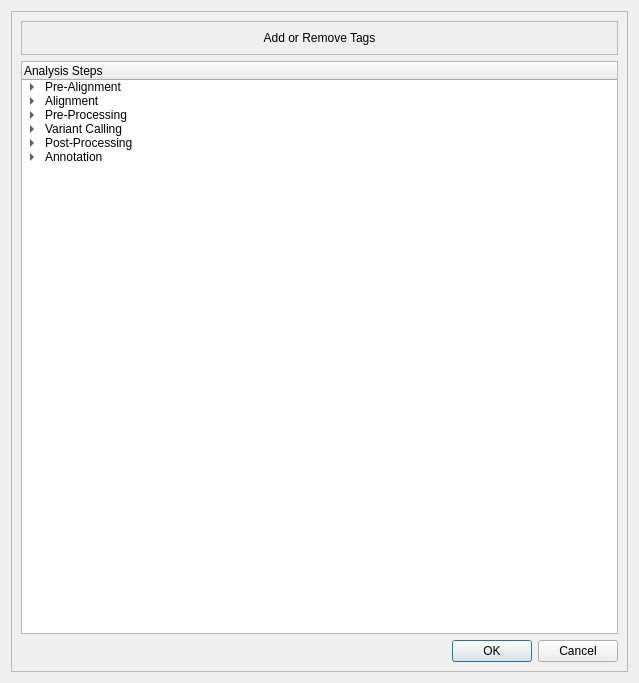
<?xml version="1.0" encoding="UTF-8"?>
<ui version="4.0">
 <class>Form</class>
 <widget class="QWidget" name="Form">
  <property name="geometry">
   <rect>
    <x>0</x>
    <y>0</y>
    <width>639</width>
    <height>683</height>
   </rect>
  </property>
  <property name="sizePolicy">
   <sizepolicy hsizetype="Expanding" vsizetype="Preferred">
    <horstretch>0</horstretch>
    <verstretch>0</verstretch>
   </sizepolicy>
  </property>
  <property name="windowTitle">
   <string>Form</string>
  </property>
  <layout class="QVBoxLayout" name="verticalLayout">
   <item>
    <widget class="QFrame" name="frame">
     <property name="sizePolicy">
      <sizepolicy hsizetype="Expanding" vsizetype="Preferred">
       <horstretch>0</horstretch>
       <verstretch>0</verstretch>
      </sizepolicy>
     </property>
     <property name="frameShape">
      <enum>QFrame::StyledPanel</enum>
     </property>
     <property name="frameShadow">
      <enum>QFrame::Raised</enum>
     </property>
     <layout class="QVBoxLayout" name="verticalLayout_2">
      <item>
       <widget class="QFrame" name="frame_2">
        <property name="frameShape">
         <enum>QFrame::StyledPanel</enum>
        </property>
        <property name="frameShadow">
         <enum>QFrame::Raised</enum>
        </property>
        <layout class="QVBoxLayout" name="verticalLayout_3">
         <item>
          <widget class="QLabel" name="label">
           <property name="sizePolicy">
            <sizepolicy hsizetype="Preferred" vsizetype="Fixed">
             <horstretch>0</horstretch>
             <verstretch>1</verstretch>
            </sizepolicy>
           </property>
           <property name="text">
            <string>Add or Remove Tags</string>
           </property>
           <property name="alignment">
            <set>Qt::AlignCenter</set>
           </property>
          </widget>
         </item>
        </layout>
       </widget>
      </item>
      <item>
       <widget class="QTreeWidget" name="treeWidget">
        <property name="enabled">
         <bool>true</bool>
        </property>
        <property name="sizePolicy">
         <sizepolicy hsizetype="Expanding" vsizetype="Expanding">
          <horstretch>0</horstretch>
          <verstretch>1</verstretch>
         </sizepolicy>
        </property>
        <property name="minimumSize">
         <size>
          <width>461</width>
          <height>548</height>
         </size>
        </property>
        <property name="maximumSize">
         <size>
          <width>16777215</width>
          <height>16777215</height>
         </size>
        </property>
        <property name="acceptDrops">
         <bool>false</bool>
        </property>
        <property name="autoFillBackground">
         <bool>true</bool>
        </property>
        <property name="selectionBehavior">
         <enum>QAbstractItemView::SelectRows</enum>
        </property>
        <property name="textElideMode">
         <enum>Qt::ElideRight</enum>
        </property>
        <property name="autoExpandDelay">
         <number>-1</number>
        </property>
        <property name="indentation">
         <number>20</number>
        </property>
        <property name="rootIsDecorated">
         <bool>true</bool>
        </property>
        <property name="animated">
         <bool>true</bool>
        </property>
        <property name="allColumnsShowFocus">
         <bool>false</bool>
        </property>
        <property name="headerHidden">
         <bool>false</bool>
        </property>
        <property name="columnCount">
         <number>1</number>
        </property>
        <attribute name="headerVisible">
         <bool>true</bool>
        </attribute>
        <attribute name="headerCascadingSectionResizes">
         <bool>true</bool>
        </attribute>
        <attribute name="headerDefaultSectionSize">
         <number>300</number>
        </attribute>
        <attribute name="headerHighlightSections">
         <bool>false</bool>
        </attribute>
        <attribute name="headerMinimumSectionSize">
         <number>100</number>
        </attribute>
        <attribute name="headerShowSortIndicator" stdset="0">
         <bool>false</bool>
        </attribute>
        <attribute name="headerStretchLastSection">
         <bool>true</bool>
        </attribute>
        <column>
         <property name="text">
          <string>Analysis Steps</string>
         </property>
        </column>
        <item>
         <property name="text">
          <string>Pre-Alignment</string>
         </property>
         <item>
          <property name="text">
           <string>Adapters trimming</string>
          </property>
         </item>
         <item>
          <property name="text">
           <string>FASTQ read lenght filter</string>
          </property>
         </item>
         <item>
          <property name="text">
           <string>FASTQ quality filter</string>
          </property>
         </item>
         <item>
          <property name="text">
           <string>FASTQ quality control</string>
          </property>
         </item>
        </item>
        <item>
         <property name="text">
          <string>Alignment</string>
         </property>
         <item>
          <property name="text">
           <string>UMI/Molecular barcodes merge</string>
          </property>
         </item>
         <item>
          <property name="text">
           <string>FASTQ alignment</string>
          </property>
         </item>
         <item>
          <property name="text">
           <string>SAM to BAM convertion</string>
          </property>
         </item>
         <item>
          <property name="text">
           <string>BAM sort</string>
          </property>
         </item>
         <item>
          <property name="text">
           <string>BAM quality control</string>
          </property>
         </item>
        </item>
        <item>
         <property name="text">
          <string>Pre-Processing</string>
         </property>
         <item>
          <property name="text">
           <string>BAM filter</string>
          </property>
         </item>
         <item>
          <property name="text">
           <string>Add readgroups to BAM</string>
          </property>
         </item>
         <item>
          <property name="text">
           <string>PCR duplicates marking</string>
          </property>
         </item>
         <item>
          <property name="text">
           <string>InDels realignment</string>
          </property>
         </item>
         <item>
          <property name="text">
           <string>Base quality recalibration</string>
          </property>
         </item>
        </item>
        <item>
         <property name="text">
          <string>Variant Calling</string>
         </property>
         <item>
          <property name="text">
           <string>SNV &amp; short InDels</string>
          </property>
         </item>
         <item>
          <property name="text">
           <string>Copy Number Variation</string>
          </property>
         </item>
        </item>
        <item>
         <property name="text">
          <string>Post-Processing</string>
         </property>
         <item>
          <property name="text">
           <string>VCF filter</string>
          </property>
         </item>
         <item>
          <property name="text">
           <string>Hard filter</string>
          </property>
         </item>
         <item>
          <property name="text">
           <string>VCF to TSV convertion</string>
          </property>
         </item>
        </item>
        <item>
         <property name="text">
          <string>Annotation</string>
         </property>
         <item>
          <property name="text">
           <string>SNV &amp; short InDels</string>
          </property>
         </item>
         <item>
          <property name="text">
           <string>Copy Number Variation</string>
          </property>
         </item>
        </item>
       </widget>
      </item>
      <item>
       <widget class="QDialogButtonBox" name="buttonBox">
        <property name="standardButtons">
         <set>QDialogButtonBox::Cancel|QDialogButtonBox::Ok</set>
        </property>
       </widget>
      </item>
     </layout>
    </widget>
   </item>
  </layout>
 </widget>
 <resources/>
 <connections/>
</ui>
